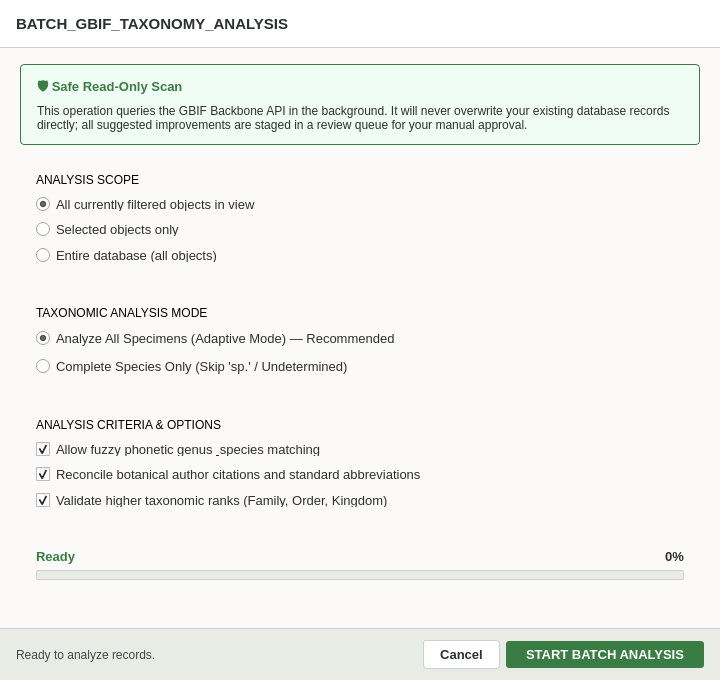
<?xml version="1.0" encoding="UTF-8"?>
<ui version="4.0">
 <class>GBIFBatchConfigDialog</class>
 <widget class="QDialog" name="GBIFBatchConfigDialog">
  <property name="geometry">
   <rect>
    <x>0</x>
    <y>0</y>
    <width>720</width>
    <height>680</height>
   </rect>
  </property>
  <property name="minimumSize">
   <size>
    <width>640</width>
    <height>560</height>
   </size>
  </property>
  <property name="windowTitle">
   <string>Batch GBIF Taxonomy Analysis</string>
  </property>
  <property name="styleSheet">
   <string notr="true">QDialog#GBIFBatchConfigDialog {
    background-color: #fbfaf8;
    color: #2c302e;
}
QFrame#header_frame {
    background-color: #ffffff;
    border-bottom: 1px solid #d1d1d1;
}
QLabel#lbl_title {
    color: #2c302e;
    font-family: &quot;JetBrains Mono&quot;, &quot;Consolas&quot;, monospace;
    font-size: 11pt;
    font-weight: bold;
}
QFrame#safety_card {
    background-color: #f0fdf4;
    border: 1px solid #3a7d44;
    border-radius: 4px;
}
QLabel#lbl_safety_title {
    color: #3a7d44;
    font-family: &quot;Segoe UI&quot;, &quot;Inter&quot;;
    font-size: 10pt;
    font-weight: bold;
}
QLabel#lbl_safety_desc {
    color: #2c302e;
    font-family: &quot;Segoe UI&quot;, &quot;Inter&quot;;
    font-size: 9pt;
}
QFrame[class="config-card"] {
    background-color: #ffffff;
    border: 1px solid #d1d1d1;
    border-radius: 4px;
}
QLabel[class="config-card-title"] {
    color: #2c302e;
    font-family: &quot;Segoe UI&quot;, &quot;Inter&quot;;
    font-size: 10pt;
    font-weight: bold;
}
QRadioButton, QCheckBox {
    color: #2c302e;
    font-family: &quot;Segoe UI&quot;, &quot;Inter&quot;;
    font-size: 9.5pt;
    padding: 2px 0px;
}
QLabel#lbl_progress_status {
    color: #3a7d44;
    font-family: &quot;Segoe UI&quot;, &quot;Inter&quot;;
    font-size: 9.5pt;
    font-weight: bold;
}
QLabel#lbl_progress_pct {
    color: #2c302e;
    font-family: &quot;JetBrains Mono&quot;, monospace;
    font-size: 9.5pt;
    font-weight: bold;
}
QLabel#lbl_progress_detail {
    color: #444748;
    font-family: &quot;JetBrains Mono&quot;, monospace;
    font-size: 8.5pt;
}
QProgressBar#prog_bar {
    border: 1px solid #d1d1d1;
    border-radius: 2px;
    background-color: #e9ece5;
    min-height: 8px;
    max-height: 8px;
    text-align: center;
}
QProgressBar#prog_bar::chunk {
    background-color: #3a7d44;
    border-radius: 1px;
}
QFrame#footer_frame {
    background-color: #e9ece5;
    border-top: 1px solid #d1d1d1;
}
QLabel#lbl_summary {
    color: #444748;
    font-family: &quot;JetBrains Mono&quot;, monospace;
    font-size: 9pt;
}
QPushButton#btn_cancel {
    background-color: #ffffff;
    color: #2c302e;
    font-family: &quot;Segoe UI&quot;, &quot;Inter&quot;;
    font-size: 9.5pt;
    font-weight: bold;
    border: 1px solid #d1d1d1;
    border-radius: 3px;
    padding: 6px 16px;
}
QPushButton#btn_cancel:hover {
    background-color: #f0f0f0;
}
QPushButton#btn_start {
    background-color: #3a7d44;
    color: #ffffff;
    font-family: &quot;Segoe UI&quot;, &quot;Inter&quot;;
    font-size: 9.5pt;
    font-weight: bold;
    border: none;
    border-radius: 3px;
    padding: 6px 20px;
}
QPushButton#btn_start:hover {
    background-color: #2e6536;
}</string>
  </property>
  <layout class="QVBoxLayout" name="root_vlayout">
   <property name="spacing">
    <number>0</number>
   </property>
   <property name="leftMargin">
    <number>0</number>
   </property>
   <property name="topMargin">
    <number>0</number>
   </property>
   <property name="rightMargin">
    <number>0</number>
   </property>
   <property name="bottomMargin">
    <number>0</number>
   </property>
   <item>
    <widget class="QFrame" name="header_frame">
     <property name="minimumSize">
      <size>
       <width>0</width>
       <height>48</height>
      </size>
     </property>
     <property name="maximumSize">
      <size>
       <width>16777215</width>
       <height>48</height>
      </size>
     </property>
     <property name="frameShape">
      <enum>QFrame::NoFrame</enum>
     </property>
     <layout class="QHBoxLayout" name="header_hlayout">
      <property name="leftMargin">
       <number>16</number>
      </property>
      <property name="topMargin">
       <number>10</number>
      </property>
      <property name="rightMargin">
       <number>16</number>
      </property>
      <property name="bottomMargin">
       <number>10</number>
      </property>
      <item>
       <widget class="QLabel" name="lbl_title">
        <property name="text">
         <string>BATCH_GBIF_TAXONOMY_ANALYSIS</string>
        </property>
       </widget>
      </item>
     </layout>
    </widget>
   </item>
   <item>
    <widget class="QWidget" name="content_area" native="true">
     <layout class="QVBoxLayout" name="content_vlayout">
      <property name="spacing">
       <number>14</number>
      </property>
      <property name="leftMargin">
       <number>20</number>
      </property>
      <property name="topMargin">
       <number>16</number>
      </property>
      <property name="rightMargin">
       <number>20</number>
      </property>
      <property name="bottomMargin">
       <number>16</number>
      </property>
      <item>
       <widget class="QFrame" name="safety_card">
        <property name="frameShape">
         <enum>QFrame::NoFrame</enum>
        </property>
        <layout class="QVBoxLayout" name="safety_card_layout">
         <property name="spacing">
          <number>4</number>
         </property>
         <property name="leftMargin">
          <number>16</number>
         </property>
         <property name="topMargin">
          <number>12</number>
         </property>
         <property name="rightMargin">
          <number>16</number>
         </property>
         <property name="bottomMargin">
          <number>12</number>
         </property>
         <item>
          <widget class="QLabel" name="lbl_safety_title">
           <property name="text">
            <string>🛡️ Safe Read-Only Scan</string>
           </property>
          </widget>
         </item>
         <item>
          <widget class="QLabel" name="lbl_safety_desc">
           <property name="text">
            <string>This operation queries the GBIF Backbone API in the background. It will never overwrite your existing database records directly; all suggested improvements are staged in a review queue for your manual approval.</string>
           </property>
           <property name="wordWrap">
            <bool>true</bool>
           </property>
          </widget>
         </item>
        </layout>
       </widget>
      </item>
      <item>
       <widget class="QFrame" name="scope_card">
        <property name="class" stdset="0">
         <string>config-card</string>
        </property>
        <layout class="QVBoxLayout" name="scope_card_layout">
         <property name="spacing">
          <number>8</number>
         </property>
         <property name="leftMargin">
          <number>16</number>
         </property>
         <property name="topMargin">
          <number>14</number>
         </property>
         <property name="rightMargin">
          <number>16</number>
         </property>
         <property name="bottomMargin">
          <number>14</number>
         </property>
         <item>
          <widget class="QLabel" name="title_scope">
           <property name="text">
            <string>ANALYSIS SCOPE</string>
           </property>
           <property name="class" stdset="0">
            <string>config-card-title</string>
           </property>
          </widget>
         </item>
         <item>
          <widget class="QRadioButton" name="rb_scope_filtered">
           <property name="cursor">
            <cursorShape>PointingHandCursor</cursorShape>
           </property>
           <property name="text">
            <string>All currently filtered objects in view</string>
           </property>
           <property name="checked">
            <bool>true</bool>
           </property>
          </widget>
         </item>
         <item>
          <widget class="QRadioButton" name="rb_scope_selected">
           <property name="cursor">
            <cursorShape>PointingHandCursor</cursorShape>
           </property>
           <property name="text">
            <string>Selected objects only</string>
           </property>
          </widget>
         </item>
         <item>
          <widget class="QRadioButton" name="rb_scope_all">
           <property name="cursor">
            <cursorShape>PointingHandCursor</cursorShape>
           </property>
           <property name="text">
            <string>Entire database (all objects)</string>
           </property>
          </widget>
         </item>
        </layout>
       </widget>
      </item>
             <item>
        <widget class="QFrame" name="mode_card">
         <property name="class" stdset="0">
          <string>config-card</string>
         </property>
         <layout class="QVBoxLayout" name="mode_card_layout">
          <property name="spacing">
           <number>8</number>
          </property>
          <property name="leftMargin">
           <number>16</number>
          </property>
          <property name="topMargin">
           <number>14</number>
          </property>
          <property name="rightMargin">
           <number>16</number>
          </property>
          <property name="bottomMargin">
           <number>14</number>
          </property>
          <item>
           <widget class="QLabel" name="title_mode">
            <property name="text">
             <string>TAXONOMIC ANALYSIS MODE</string>
            </property>
            <property name="class" stdset="0">
             <string>config-card-title</string>
            </property>
           </widget>
          </item>
          <item>
           <widget class="QRadioButton" name="rb_undet_safe">
            <property name="cursor">
             <cursorShape>PointingHandCursor</cursorShape>
            </property>
            <property name="text">
             <string>Analyze All Specimens (Adaptive Mode) — Recommended</string>
            </property>
            <property name="checked">
             <bool>true</bool>
            </property>
           </widget>
          </item>
          <item>
           <widget class="QRadioButton" name="rb_undet_exclude">
            <property name="cursor">
             <cursorShape>PointingHandCursor</cursorShape>
            </property>
            <property name="text">
             <string>Complete Species Only (Skip 'sp.' / Undetermined)</string>
            </property>
           </widget>
          </item>
         </layout>
        </widget>
       </item>
<item>
       <widget class="QFrame" name="options_card">
        <property name="class" stdset="0">
         <string>config-card</string>
        </property>
        <layout class="QVBoxLayout" name="options_card_layout">
         <property name="spacing">
          <number>8</number>
         </property>
         <property name="leftMargin">
          <number>16</number>
         </property>
         <property name="topMargin">
          <number>14</number>
         </property>
         <property name="rightMargin">
          <number>16</number>
         </property>
         <property name="bottomMargin">
          <number>14</number>
         </property>
         <item>
          <widget class="QLabel" name="title_options">
           <property name="text">
            <string>ANALYSIS CRITERIA &amp; OPTIONS</string>
           </property>
           <property name="class" stdset="0">
            <string>config-card-title</string>
           </property>
          </widget>
         </item>
         <item>
          <widget class="QCheckBox" name="chk_fuzzy_matching">
           <property name="cursor">
            <cursorShape>PointingHandCursor</cursorShape>
           </property>
           <property name="text">
            <string>Allow fuzzy phonetic genus &amp; species matching</string>
           </property>
           <property name="checked">
            <bool>true</bool>
           </property>
          </widget>
         </item>
         <item>
          <widget class="QCheckBox" name="chk_author_reconcile">
           <property name="cursor">
            <cursorShape>PointingHandCursor</cursorShape>
           </property>
           <property name="text">
            <string>Reconcile botanical author citations and standard abbreviations</string>
           </property>
           <property name="checked">
            <bool>true</bool>
           </property>
          </widget>
         </item>
         <item>
          <widget class="QCheckBox" name="chk_higher_rank">
           <property name="cursor">
            <cursorShape>PointingHandCursor</cursorShape>
           </property>
           <property name="text">
            <string>Validate higher taxonomic ranks (Family, Order, Kingdom)</string>
           </property>
           <property name="checked">
            <bool>true</bool>
           </property>
          </widget>
         </item>
        </layout>
       </widget>
      </item>
       <item>
        <widget class="QFrame" name="progress_frame">
         <property name="class" stdset="0">
          <string>config-card</string>
         </property>
         <layout class="QVBoxLayout" name="progress_frame_layout">
          <property name="spacing">
           <number>6</number>
          </property>
          <property name="leftMargin">
           <number>16</number>
          </property>
          <property name="topMargin">
           <number>12</number>
          </property>
          <property name="rightMargin">
           <number>16</number>
          </property>
          <property name="bottomMargin">
           <number>12</number>
          </property>
          <item>
           <layout class="QHBoxLayout" name="progress_hdr_layout">
            <item>
             <widget class="QLabel" name="lbl_progress_status">
              <property name="text">
               <string>Ready</string>
              </property>
             </widget>
            </item>
            <item>
             <widget class="QLabel" name="lbl_progress_pct">
              <property name="alignment">
               <set>Qt::AlignRight|Qt::AlignTrailing|Qt::AlignVCenter</set>
              </property>
              <property name="text">
               <string>0%</string>
              </property>
             </widget>
            </item>
           </layout>
          </item>
          <item>
           <widget class="QProgressBar" name="prog_bar">
            <property name="value">
             <number>0</number>
            </property>
            <property name="textVisible">
             <bool>false</bool>
            </property>
           </widget>
          </item>
          <item>
           <widget class="QLabel" name="lbl_progress_detail">
            <property name="text">
             <string/>
            </property>
           </widget>
          </item>
         </layout>
        </widget>
       </item>
      <item>
       <spacer name="content_spacer">
        <property name="orientation">
         <enum>Qt::Vertical</enum>
        </property>
        <property name="sizeHint" stdset="0">
         <size>
          <width>20</width>
          <height>40</height>
         </size>
        </property>
       </spacer>
      </item>
     </layout>
    </widget>
   </item>
   <item>
    <widget class="QFrame" name="footer_frame">
     <property name="minimumSize">
      <size>
       <width>0</width>
       <height>52</height>
      </size>
     </property>
     <property name="maximumSize">
      <size>
       <width>16777215</width>
       <height>52</height>
      </size>
     </property>
     <property name="frameShape">
      <enum>QFrame::NoFrame</enum>
     </property>
     <layout class="QHBoxLayout" name="footer_hlayout">
      <property name="leftMargin">
       <number>16</number>
      </property>
      <property name="topMargin">
       <number>8</number>
      </property>
      <property name="rightMargin">
       <number>16</number>
      </property>
      <property name="bottomMargin">
       <number>8</number>
      </property>
      <item>
       <widget class="QLabel" name="lbl_summary">
        <property name="text">
         <string>Ready to analyze records.</string>
        </property>
       </widget>
      </item>
      <item>
       <spacer name="footer_spacer">
        <property name="orientation">
         <enum>Qt::Horizontal</enum>
        </property>
        <property name="sizeHint" stdset="0">
         <size>
          <width>40</width>
          <height>20</height>
         </size>
        </property>
       </spacer>
      </item>
      <item>
       <widget class="QPushButton" name="btn_cancel">
        <property name="cursor">
         <cursorShape>PointingHandCursor</cursorShape>
        </property>
        <property name="text">
         <string>Cancel</string>
        </property>
       </widget>
      </item>
      <item>
       <widget class="QPushButton" name="btn_start">
        <property name="cursor">
         <cursorShape>PointingHandCursor</cursorShape>
        </property>
        <property name="text">
         <string>START BATCH ANALYSIS</string>
        </property>
       </widget>
      </item>
     </layout>
    </widget>
   </item>
  </layout>
 </widget>
 <resources/>
 <connections/>
</ui>
